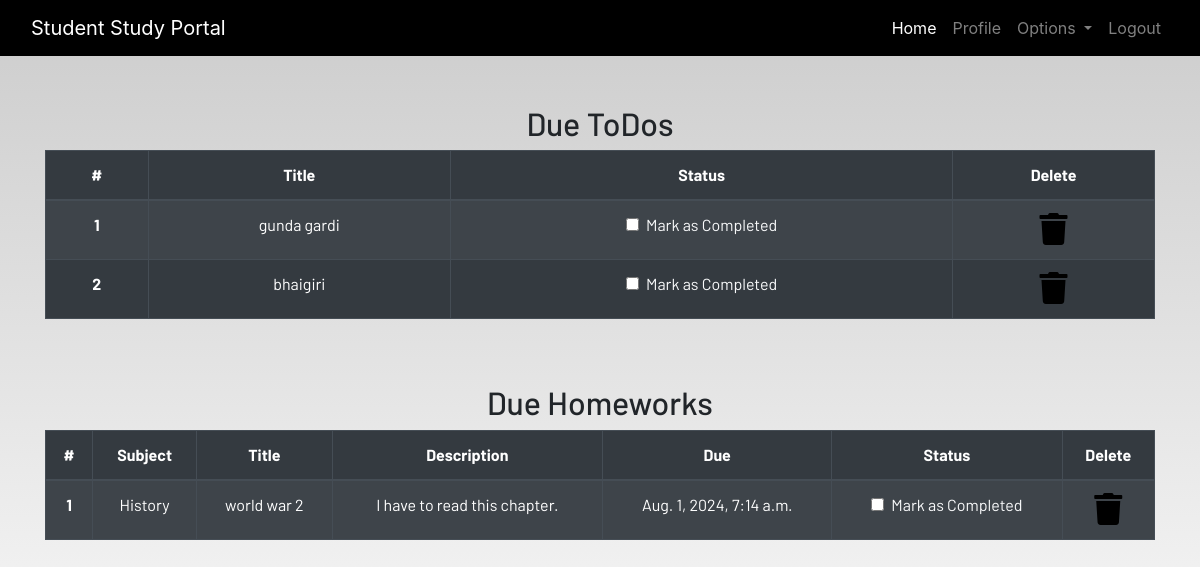
The app's page /profile (signed in) with its own data.
### dashboard/models.py (models this page shows, shortened)
class Todo(models.Model):
    user=models.ForeignKey(User,on_delete=models.CASCADE)
    title=models.CharField(max_length=100)
    status=models.BooleanField(default=False)

class Homework(models.Model):
    user=models.ForeignKey(User,on_delete=models.CASCADE)
    subject=models.CharField(max_length=20)
    title=models.CharField(max_length=50)
    description=models.TextField()
    due=models.DateTimeField()
    status=models.BooleanField(default=False)

### dashboard/views.py (the view)
# urls.py: path('profile',dashboard.views.profile,name='profile'),
@login_required
def profile(request):
    todo_queryset=Todo.objects.filter(status=False,user=request.user)
    homework_queryset=Homework.objects.filter(status=False,user=request.user)
    if len(todo_queryset)==0:
        todo_done=True
    else:
        todo_done=False
    if len(homework_queryset)==0:
        homework_done=True
    else:
        homework_done=False
    return render(request,'dashboard/profile.html',{'todo':todo_queryset,'homework':homework_queryset,'todo_done':todo_done,"homework_done":homework_done})

### dashboard/templates/dashboard/profile.html (shortened to what this page needs)
{% extends 'dashboard/base.html' %} {% load static %}
{% block content %}
<section class="text-center">
    <div class="container">
        <h2>Due ToDos</h2>
        <table class="table table-striped table-bordered table-hover table-dark">
            <thead>
                <tr>
                    <th scope="col">#</th>
                    <th scope="col">Title</th>
                    <th scope="col">Status</th>
                    <th scope="col">Delete</th>
                </tr>
            </thead>
            <tbody>
                {% for i in todo %}
                <tr>
                    <th scope="row">{{forloop.counter}}</th>
                    <td>{{i.title}}</td>
                    <td>
                        <a href="{% url 'update_todo' i.id %}">
                            <div class="form-check">
                                <input class="form-check-input" type="checkbox" value="" {% if id.status %} checked {% endif%}>
                                <label class="form-check-label text-light" for="flexCheckDefault">
                                    Mark as Completed
                                </label>
                            </div>
                        </a>
                    </td>
                    <td><a href="{% url 'delete_todo' i.id %}"><i class="fa fa-trash fa-2x"></i></a></td>
                </tr>
                {% endfor %}
            </tbody>
        </table>
        <br><br>
        <h2>Due Homeworks</h2>
        <table class="table table-striped table-bordered table-hover table-dark">
            <thead>
                <tr>
                    <th scope="col">#</th>
                    <th scope="col">Subject</th>
                    <th scope="col">Title</th>
                    <th scope="col">Description</th>
                    <th scope="col">Due</th>
                    <th scope="col">Status</th>
                    <th scope="col">Delete</th>
                </tr>
            </thead>
            <tbody>
                {% for i in homework %}
                <tr>
                    <th scope="row">{{forloop.counter}}</th>
                    <td>{{i.subject}}</td>
                    <td>{{i.title}}</td>
                    <td>{{i.description}}</td>
                    <td>{{i.due}}</td>
                    <td>
                        <a href="{% url 'update_homework' i.id %}">
                            <div class="form-check">
                                <input class="form-check-input" type="checkbox" value="" {% if id.status %} checked {%endif%} >
                                <label class="form-check-label text-light" for="flexCheckDefault">
                                    Mark as Completed
                                </label>
                            </div>
                        </a>
                    </td>
                    <td><a href="{% url 'delete_homework' i.id %}"><i class="fa fa-trash fa-2x"></i></a></td>
                </tr>
                {% endfor %}
            </tbody>
        </table>
    </div>
</section>
{% endblock content %}

### static/css/main.css (style rules this page uses)
html { scroll-behavior: smooth; height: 100%; width: 100%; }
a { text-decoration: none !important; color: black; }
html, body { max-width: 100%; overflow-x: hidden; height: 100%; width: 100%; }
body { background: linear-gradient(rgba(0, 0, 0, 0.2), rgba(255, 255, 255, 0.5)); overflow-x: hidden; background-repeat: no-repeat; }
.fa { color: black; }

### records on screen
Todo: title "gunda gardi"
Todo: title "bhaigiri"
Homework: subject "History", title "world war 2", description "I have to read this chapter.", due "Aug. 1, 2024, 7:14 a.m."
